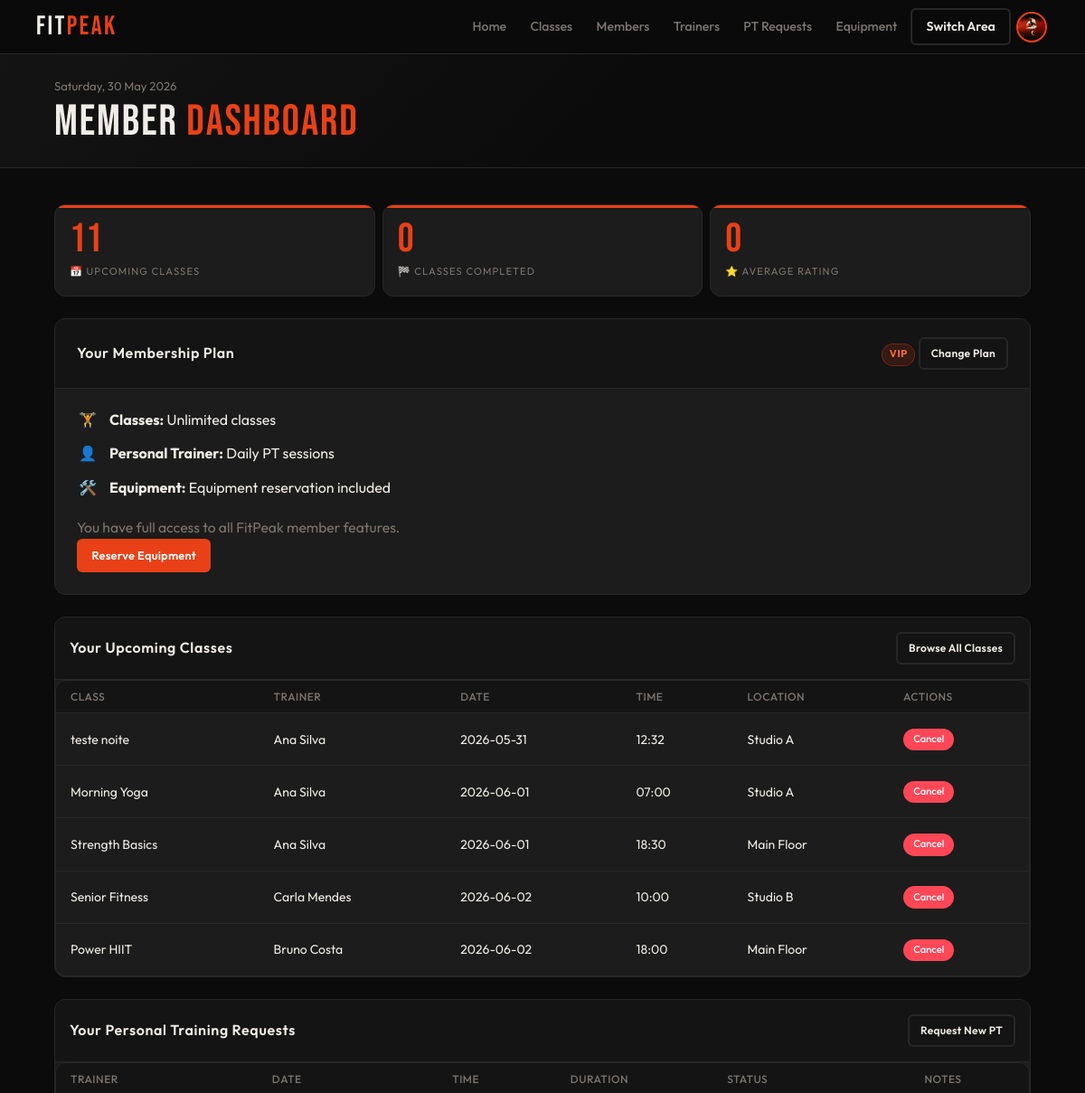
Before: /member/dashboard.php (signed in, upper part) with the older database file.
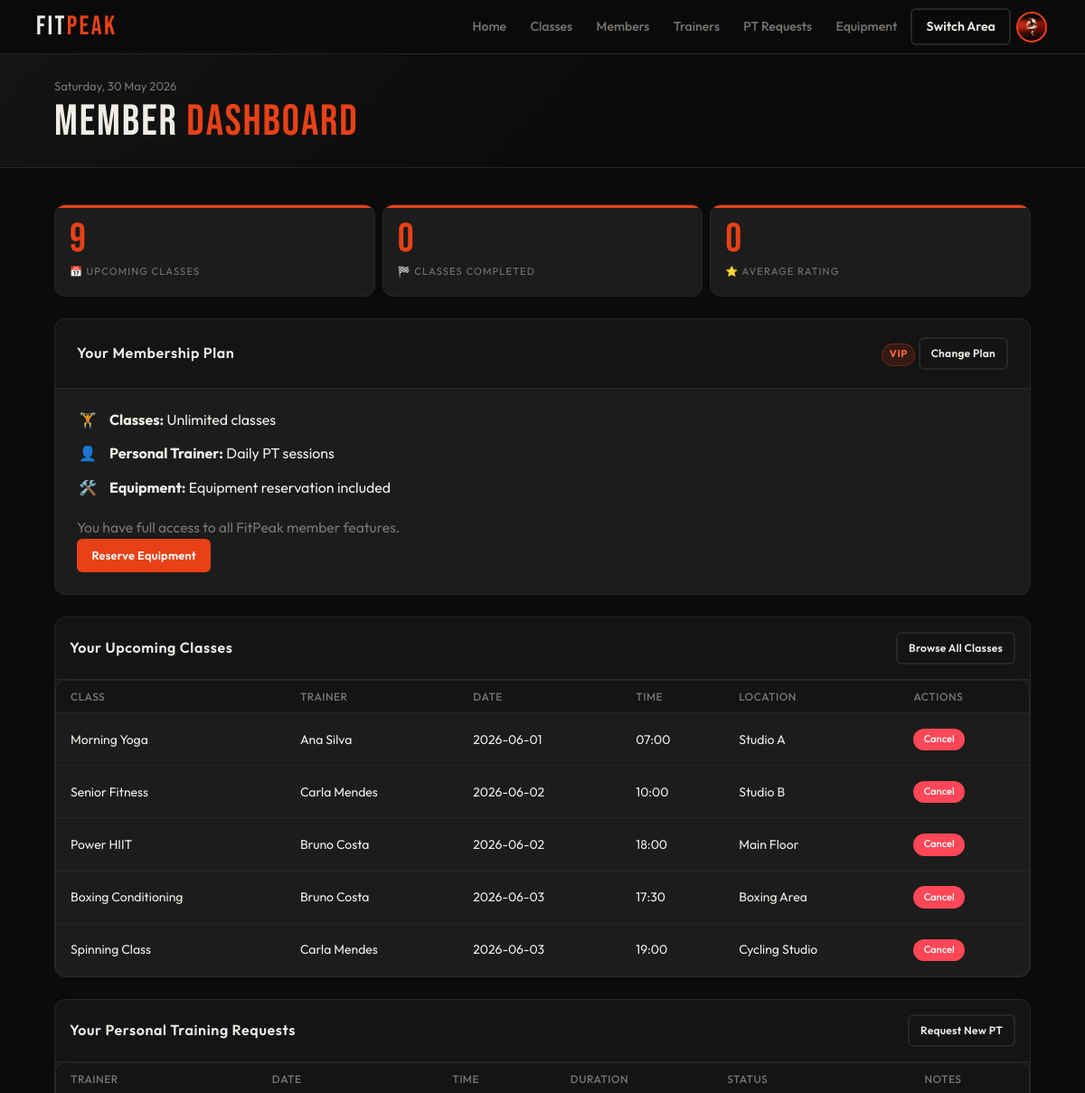
After: the same page with the newer database file.
### tables this page shows
CREATE TABLE enrollments (
    id INTEGER PRIMARY KEY AUTOINCREMENT,
    member_id INTEGER NOT NULL,
    session_id INTEGER NOT NULL,
    enrolled_at DATETIME DEFAULT CURRENT_TIMESTAMP,
    status TEXT DEFAULT 'enrolled' CHECK(status IN ('enrolled','waitlist','cancelled')),
    UNIQUE(member_id, session_id),
    FOREIGN KEY(member_id) REFERENCES users(id) ON DELETE CASCADE,
    FOREIGN KEY(session_id) REFERENCES class_sessions(id) ON DELETE CASCADE
);

CREATE TABLE classes (
    id INTEGER PRIMARY KEY AUTOINCREMENT,
    name TEXT NOT NULL,
    description TEXT,
    class_type_id INTEGER NOT NULL,
    active INTEGER NOT NULL DEFAULT 1,
    FOREIGN KEY(class_type_id) REFERENCES class_types(id)
);

CREATE TABLE users (
    id INTEGER PRIMARY KEY AUTOINCREMENT,
    name TEXT NOT NULL,
    username TEXT UNIQUE NOT NULL,
    email TEXT UNIQUE NOT NULL,
    password TEXT NOT NULL,
    role TEXT NOT NULL DEFAULT 'member' CHECK(role IN ('member','trainer','admin')),
    is_admin INTEGER NOT NULL DEFAULT 0,
    photo TEXT DEFAULT NULL,
    active INTEGER NOT NULL DEFAULT 1,
    created_at DATETIME DEFAULT CURRENT_TIMESTAMP
);

CREATE TABLE class_sessions (
    id INTEGER PRIMARY KEY AUTOINCREMENT,
    schedule_id INTEGER NOT NULL,
    session_date DATE NOT NULL,
    status TEXT DEFAULT 'scheduled' CHECK(status IN ('scheduled','cancelled','completed')),
    FOREIGN KEY(schedule_id) REFERENCES class_schedules(id) ON DELETE CASCADE
);

CREATE TABLE class_schedules (
    id INTEGER PRIMARY KEY AUTOINCREMENT,
    class_id INTEGER NOT NULL,
    trainer_id INTEGER,
    day_of_week TEXT NOT NULL,   -- Monday, Tuesday, etc.
    start_time TEXT NOT NULL,
    location TEXT NOT NULL DEFAULT 'Studio A',
    capacity INTEGER NOT NULL DEFAULT 20,
    duration_min INTEGER NOT NULL DEFAULT 60,
    FOREIGN KEY(class_id) REFERENCES classes(id) ON DELETE CASCADE,
    FOREIGN KEY(trainer_id) REFERENCES users(id) ON DELETE SET NULL
);

### db/members.php (called while the page is built, shortened)
<?php
function getMemberUpcomingEnrollments($pdo, $memberId, $limit = 5) {
    $sql = "SELECT cs.id AS schedule_id, c.name AS class_name, cs.day_of_week, cs.start_time, cs.location, cs.duration_min, u.name AS trainer_name, sess.session_date, sess.id AS session_id, e.status, e.enrolled_at FROM enrollments e JOIN class_sessions sess ON e.session_id = sess.id JOIN class_schedules cs ON sess.schedule_id = cs.id JOIN classes c ON cs.class_id = c.id LEFT JOIN users u ON cs.trainer_id = u.id WHERE e.member_id = ? AND e.status = 'enrolled' AND sess.session_date >= date('now') ORDER BY sess.session_date ASC, cs.start_time ASC LIMIT ?";
    $stmt = $pdo->prepare($sql);
    $stmt->execute([$memberId, $limit]);
    return $stmt->fetchAll(PDO::FETCH_ASSOC);
}
function getMemberStats($pdo, $memberId) {
    $stmt = $pdo->prepare("SELECT COUNT(*) FROM enrollments e JOIN class_sessions sess ON e.session_id = sess.id WHERE e.member_id = ? AND e.status = 'enrolled' AND sess.session_date >= date('now')");
    $stmt->execute([$memberId]);
    $upcoming = (int)$stmt->fetchColumn();
    $stmt = $pdo->prepare("SELECT COUNT(*) FROM enrollments e JOIN class_sessions sess ON e.session_id = sess.id WHERE e.member_id = ? AND e.status = 'enrolled' AND sess.session_date < date('now')");
    $stmt->execute([$memberId]);
    $past = (int)$stmt->fetchColumn();
    $stmt = $pdo->prepare("SELECT AVG(rating) FROM reviews WHERE member_id = ?");
    $stmt->execute([$memberId]);
    $avgRating = round($stmt->fetchColumn() ?: 0, 1);
    return ['upcoming' => $upcoming, 'past' => $past, 'avg_rating' => $avgRating];
}

### member/dashboard.php (the view, shortened to what the changed rows need)
<?php
require_once '../includes/header.php';
require_once '../includes/footer.php';
require_once '../db/members.php';
$pdo = getDatabaseConnection();
$memberId = $_SESSION['user_id'];
$stats = getMemberStats($pdo, $memberId);
$upcoming = getMemberUpcomingEnrollments($pdo, $memberId);
?>
<main class="main">
    <header class="dash-header">
        <div class="dashboard-header">
            <div class="dash-top">
                <div>
                    <h1 class="dash-h1">Member <span>Dashboard</span></h1>
                </div>
            </div>
        </div>
    </header>
    <div class="dashboard-content">
        <div class="kpi-grid">
            <div class="kpi-card">
                <p class="kpi-num"><?= (int)$stats['upcoming'] ?></p>
                <p class="kpi-lbl">📅 Upcoming Classes</p>
            </div>
        </div>
        <div class="card full-width-card membership-card">
            <div class="card-head">
                <h2 class="card-title">Your Membership Plan</h2>
            </div>
        </div>
        <div class="card full-width-card">
            <div class="card-head">
                <h2 class="card-title">Your Upcoming Classes</h2>
            </div>
            <div class="table-wrap">
                <table class="table">
                    <thead>
                        <tr>
                            <th>Class</th>
                            <th>Trainer</th>
                            <th>Date</th>
                            <th>Time</th>
                            <th>Location</th>
                            <th>Actions</th>
                        </tr>
                    </thead>
                    <tbody>
                        <?php if (empty($upcoming)): ?>
                            <tr>
                                <td colspan="6" class="center-text">
                                    You have no upcoming classes. <a href="classes.php">Book one now!</a>
                                </td>
                            </tr>
                        <?php else: ?>
                            <?php foreach ($upcoming as $class): ?>
                                <tr>
                                    <td><?= htmlspecialchars($class['class_name']) ?></td>
                                    <td><?= htmlspecialchars($class['trainer_name'] ?? 'TBD') ?></td>
                                    <td><?= htmlspecialchars($class['session_date']) ?></td>
                                    <td><?= htmlspecialchars($class['start_time']) ?></td>
                                    <td><?= htmlspecialchars($class['location']) ?></td>
                                    <td>
                                        <button
                                            class="btn-cancel-enroll"
                                            data-session-id="<?= (int)$class['session_id'] ?>"
                                        >
                                            Cancel
                                        </button>
                                    </td>
                                </tr>
                            <?php endforeach; ?>
                        <?php endif; ?>
                    </tbody>
                </table>
            </div>
        </div>
        <div class="card full-width-card">
            <div class="card-head">
                <h2 class="card-title">Your Personal Training Requests</h2>
            </div>
            <div class="table-wrap">
                <table class="table">
                    <thead>
                        <tr>
                            <th>Trainer</th>
                            <th>Date</th>
                            <th>Time</th>
                            <th>Duration</th>
                            <th>Status</th>
                            <th>Notes</th>
                        </tr>
                    </thead>
                </table>
            </div>
        </div>
    </div>
</main>

Changed rows visible on the page:
no longer on this page (row edited): enrollments: classes.name "teste noite", users.name "Ana Silva", session.session_date "2026-05-31", class_schedules.start_time "12:32", class_schedules.location "Studio A"
no longer on this page (row edited): enrollments: classes.name "Strength Basics", users.name "Ana Silva", session.session_date "2026-06-01", class_schedules.start_time "18:30", class_schedules.location "Main Floor"
now on this page (row unchanged): enrollments: classes.name "Boxing Conditioning", users.name "Bruno Costa", session.session_date "2026-06-03", class_schedules.start_time "17:30", class_schedules.location "Boxing Area"
now on this page (row unchanged): enrollments: classes.name "Spinning Class", users.name "Carla Mendes", session.session_date "2026-06-03", class_schedules.start_time "19:00", class_schedules.location "Cycling Studio"
Other visible differences:
$stats['upcoming']: "11" → "9"
